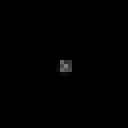
Frame 1 (no input)
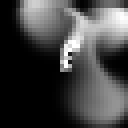
Frame 60 (no input)
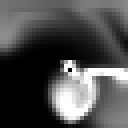
Frame 120 (the mouse pressed at the canvas centre since frame 60)

The p5.js sketch that drew these frames (run headless with seeded random() and noise() and a simulated clock; from frame 60 on, the mouse is pressed at the canvas centre):

// p5.js sketch
// ── sketch.js
let fluid;

function setup() {
  createCanvas(128, 128);
  frameRate(22);
  fluid = new Fluid(0.2, 0, 0.0000001);
}

function draw() {
  stroke(51);
  strokeWeight(2);

  let cx = int((0.5 * width) / SCALE);
  let cy = int((0.5 * height) / SCALE);
  for (let i = -1; i <= 1; i++) {
    for (let j = -1; j <= 1; j++) {
      fluid.addDensity(cx + i, cy + j, random(50, 150));
    }
  }

  for (let i = 0; i < 2; i++) {
    let angle = noise(t) * TWO_PI * 2;
    let v = p5.Vector.fromAngle(angle);
    v.mult(0.2);
    t += 0.01;
    fluid.addVelocity(cx, cy, v.x, v.y);
  }

  fluid.step();
  fluid.renderD();
}
// ── fluid.js
let N = 128;
let iter = 16;
let SCALE = 4;
let t = 0;

// function to use 1D array and fake the extra two dimensions --> 3D
function IX(x, y) {
  return x + y * N;
}

// Fluid cube class
class Fluid {
  constructor(dt, diffusion, viscosity) {
    this.size = N;
    this.dt = dt;
    this.diff = diffusion;
    this.visc = viscosity;

    this.s = new Array(N * N).fill(0);
    this.density = new Array(N * N).fill(0);

    this.Vx = new Array(N * N).fill(0);
    this.Vy = new Array(N * N).fill(0);

    this.Vx0 = new Array(N * N).fill(0);
    this.Vy0 = new Array(N * N).fill(0);
  }

  // step method
  step() {
    let N = this.size;
    let visc = this.visc;
    let diff = this.diff;
    let dt = this.dt;
    let Vx = this.Vx;
    let Vy = this.Vy;
    let Vx0 = this.Vx0;
    let Vy0 = this.Vy0;
    let s = this.s;
    let density = this.density;

    diffuse(1, Vx0, Vx, visc, dt);
    diffuse(2, Vy0, Vy, visc, dt);

    project(Vx0, Vy0, Vx, Vy);

    advect(1, Vx, Vx0, Vx0, Vy0, dt);
    advect(2, Vy, Vy0, Vx0, Vy0, dt);

    project(Vx, Vy, Vx0, Vy0);
    diffuse(0, s, density, diff, dt);
    advect(0, density, s, Vx, Vy, dt);
  }

  // method to add density
  addDensity(x, y, amount) {
    let index = IX(x, y);
    this.density[index] += amount;
  }

  // method to add velocity
  addVelocity(x, y, amountX, amountY) {
    let index = IX(x, y);
    this.Vx[index] += amountX;
    this.Vy[index] += amountY;
  }

  // function to render density
  renderD() {
    for (let i = 0; i < N; i++) {
      for (let j = 0; j < N; j++) {
        let x = i * SCALE;
        let y = j * SCALE;
        let d = this.density[IX(i, j)];
        fill(d);
        noStroke();
        rect(x, y, SCALE, SCALE);
      }
    }
  }

  // function to render velocity
  renderV() {
    for (let i = 0; i < N; i++) {
      for (let j = 0; j < N; j++) {
        let x = i * SCALE;
        let y = j * SCALE;
        let vx = this.Vx[IX(i, j, k)];
        let vy = this.Vy[IX(i, j, k)];
        this.canvas.stroke(0);

        if (!(abs(vx) < 0.1 && abs(vy) <= 0.1)) {
          line(x, y, x + vx * SCALE, y + vy * SCALE);
        }
      }
    }
  }
}
// ── fluid_utils.js
/*
    Function of diffuse
    - b : int
    - x : float[]
    - x0 : float[]
    - diff : float
    - dt : flaot
*/
function diffuse(b, x, x0, diff, dt) {
    let a = dt * diff * (N - 2) * (N - 2);
    lin_solve(b, x, x0, a, 1 + 6 * a);
  }
  
  /*
      Function of solving linear differential equation
      - b : int
      - x : float[]
      - x0 : float[]
      - a : float
      - c : float
  */
  function lin_solve(b, x, x0, a, c) {
    let cRecip = 1.0 / c;
    for (let t = 0; t < iter; t++) {
      for (let j = 1; j < N - 1; j++) {
        for (let i = 1; i < N - 1; i++) {
          x[IX(i, j)] =
            (x0[IX(i, j)] +
              a *
                (x[IX(i + 1, j)] +
                  x[IX(i - 1, j)] +
                  x[IX(i, j + 1)] +
                  x[IX(i, j - 1)])) *
            cRecip;
        }
      }
      set_bnd(b, x);
    }
  }
  
  /*
      Function of project : This operation runs through all the cells and fixes them up so everything is in equilibrium.
      - velocX : float[]
      - velocY : float[]
      = p : float[]
      - div : float[]
  */
  function project(velocX, velocY, p, div) {
    for (let j = 1; j < N - 1; j++) {
      for (let i = 1; i < N - 1; i++) {
        div[IX(i, j)] =
          (-0.5 *
            (velocX[IX(i + 1, j)] -
              velocX[IX(i - 1, j)] +
              velocY[IX(i, j + 1)] -
              velocY[IX(i, j - 1)])) /
          N;
        p[IX(i, j)] = 0;
      }
    }
  
    set_bnd(0, div);
    set_bnd(0, p);
    lin_solve(0, p, div, 1, 6);
  
    for (let j = 1; j < N - 1; j++) {
      for (let i = 1; i < N - 1; i++) {
        velocX[IX(i, j)] -= 0.5 * (p[IX(i + 1, j)] - p[IX(i - 1, j)]) * N;
        velocY[IX(i, j)] -= 0.5 * (p[IX(i, j + 1)] - p[IX(i, j - 1)]) * N;
      }
    }
  
    set_bnd(1, velocX);
    set_bnd(2, velocY);
  }
  
  /*
      Function of advect: responsible for actually moving things around
      - b : int
      - d : float[]
      - d0 : float[]
      - velocX : float[]
      - velocY : float[]
      - velocZ : float[]
      - dt : float[]
  */
  function advect(b, d, d0, velocX, velocY, dt) {
    let i0, i1, j0, j1;
  
    let dtx = dt * (N - 2);
    let dty = dt * (N - 2);
  
    let s0, s1, t0, t1;
    let tmp1, tmp2, tmp3, x, y;
  
    let Nfloat = N;
    let ifloat, jfloat;
    let i, j, k;
  
    for (j = 1, jfloat = 1; j < N - 1; j++, jfloat++) {
      for (i = 1, ifloat = 1; i < N - 1; i++, ifloat++) {
        tmp1 = dtx * velocX[IX(i, j)];
        tmp2 = dty * velocY[IX(i, j)];
        x = ifloat - tmp1;
        y = jfloat - tmp2;
  
        if (x < 0.5) x = 0.5;
        if (x > Nfloat + 0.5) x = Nfloat + 0.5;
        i0 = Math.floor(x);
        i1 = i0 + 1.0;
        if (y < 0.5) y = 0.5;
        if (y > Nfloat + 0.5) y = Nfloat + 0.5;
        j0 = Math.floor(y);
        j1 = j0 + 1.0;
  
        s1 = x - i0;
        s0 = 1.0 - s1;
        t1 = y - j0;
        t0 = 1.0 - t1;
  
        let i0i = parseInt(i0);
        let i1i = parseInt(i1);
        let j0i = parseInt(j0);
        let j1i = parseInt(j1);
  
        d[IX(i, j)] =
          s0 * (t0 * d0[IX(i0i, j0i)] + t1 * d0[IX(i0i, j1i)]) +
          s1 * (t0 * d0[IX(i1i, j0i)] + t1 * d0[IX(i1i, j1i)]);
      }
    }
  
    set_bnd(b, d);
  }
  
  /*
      Function of dealing with situation with boundary cells.
      - b : int
      - x : float[]
  */
  function set_bnd(b, x) {
    for (let i = 1; i < N - 1; i++) {
      x[IX(i, 0)] = b == 2 ? -x[IX(i, 1)] : x[IX(i, 1)];
      x[IX(i, N - 1)] = b == 2 ? -x[IX(i, N - 2)] : x[IX(i, N - 2)];
    }
    for (let j = 1; j < N - 1; j++) {
      x[IX(0, j)] = b == 1 ? -x[IX(1, j)] : x[IX(1, j)];
      x[IX(N - 1, j)] = b == 1 ? -x[IX(N - 2, j)] : x[IX(N - 2, j)];
    }
  
    x[IX(0, 0)] = 0.5 * (x[IX(1, 0)] + x[IX(0, 1)]);
    x[IX(0, N - 1)] = 0.5 * (x[IX(1, N - 1)] + x[IX(0, N - 2)]);
    x[IX(N - 1, 0)] = 0.5 * (x[IX(N - 2, 0)] + x[IX(N - 1, 1)]);
    x[IX(N - 1, N - 1)] = 0.5 * (x[IX(N - 2, N - 1)] + x[IX(N - 1, N - 2)]);
  }
